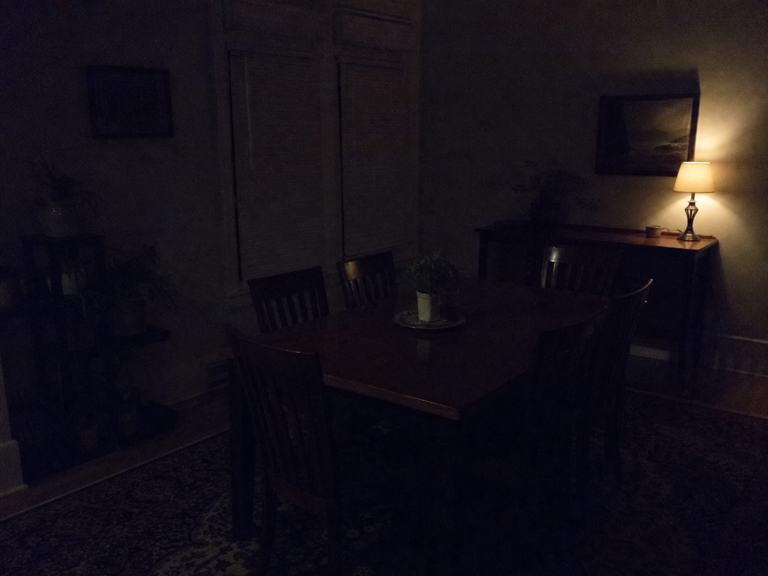
#> input picture tests/fixtures/local_benchmark/low-light-room.png, 768 x 576 px; its folder holds only this picture in this run
$ python -i subject_focus.py   (imports and definitions only)   (older library calls are emulated)
#> lines starting #> are read from the running program, lines starting #| are printed output that depends on the picture
from __future__ import annotations

import math
import time

import cv2
import numpy as np


# [97 lines left out: functions analyze_subject_focus, _laplacian_variance, _variance_score, not called in this run]


def _relative_focus_score(subject_variance: float, global_variance: float) -> float:
    ratio = max(1e-6, subject_variance) / max(1e-6, global_variance)
    return max(0.0, min(10.0, 5.0 + 2.5 * math.log2(ratio)))


# [28 lines left out: functions _normalize_patch, _crop_normalized, _expand_bbox, not called in this run]


def _clamp_bbox(bbox) -> list[float]:
    x1, y1, x2, y2 = [max(0.0, min(1.0, float(value))) for value in bbox]
    return [min(x1, x2), min(y1, y2), max(x1, x2), max(y1, y2)]


# [25 lines left out: functions _select_primary_face, _bbox_coverage, not called in this run]


def _saliency_bbox(gray: np.ndarray) -> list[float]:
    small = cv2.resize(gray, (64, 64), interpolation=cv2.INTER_AREA).astype(np.float32) / 255.0
    spectrum = np.fft.fft2(small)
    amplitude = np.abs(spectrum)
    log_amplitude = np.log(amplitude + 1e-8)
    residual = log_amplitude - cv2.blur(log_amplitude, (3, 3))
    saliency = np.abs(np.fft.ifft2(np.exp(residual + 1j * np.angle(spectrum)))) ** 2
    saliency = cv2.GaussianBlur(saliency.astype(np.float32), (5, 5), 0)
    total = float(saliency.sum())
    if total <= 0:
        return [0.2, 0.2, 0.8, 0.8]
    yy, xx = np.mgrid[0:64, 0:64]
    center_x = float((saliency * xx).sum() / total) / 63.0
    center_y = float((saliency * yy).sum() / total) / 63.0
    half = 0.24
    return _clamp_bbox([center_x - half, center_y - half, center_x + half, center_y + half])

>>> import cv2
>>> picture = cv2.imread('../../../tests/fixtures/local_benchmark/low-light-room.png', cv2.IMREAD_GRAYSCALE)
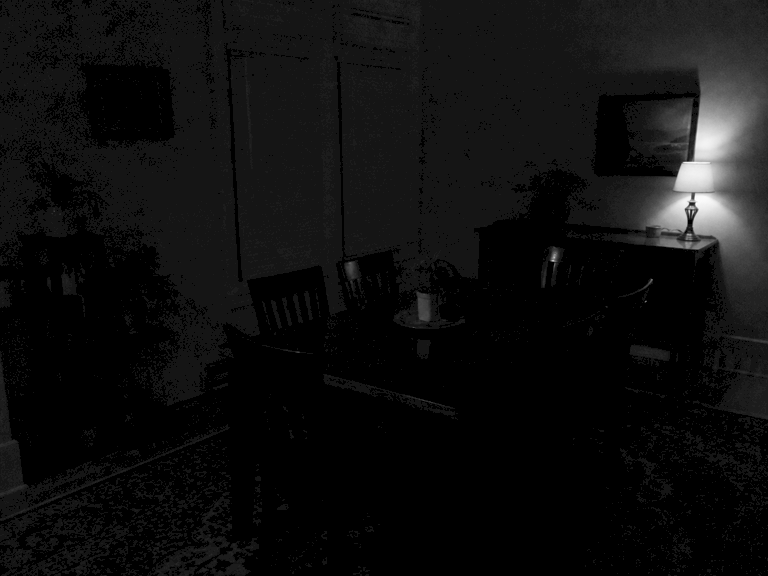
#> picture: shape (576, 768); min 0, max 254, mean 14.8
>>> result = _saliency_bbox(picture)
#> in _saliency_bbox, `small = cv2.resize(gray, (64, 64), interpolation=cv2.INTER_AREA).astyp..`:
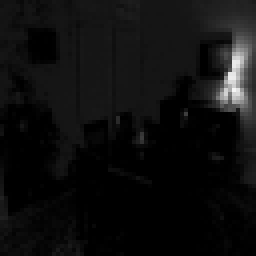
#> small: shape (64, 64) float32 (shown 4 times larger); min 0, max 0.961, mean 0.0579
#> in _saliency_bbox, `amplitude = np.abs(spectrum)`:
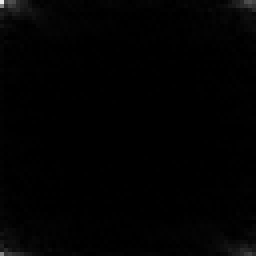
#> amplitude: shape (64, 64) float64 (shown 4 times larger); min 0.0214, max 237.2, mean 2.3
#> in _saliency_bbox, `log_amplitude = np.log(amplitude + 1e-8)`:
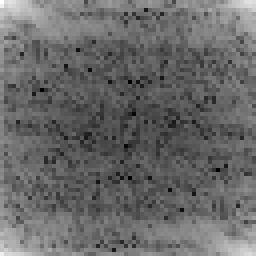
#> log_amplitude: shape (64, 64) float64 (shown 4 times larger); min -3.84, max 5.47, mean -0.00522; drawn with min black and max white
#> in _saliency_bbox, `residual = log_amplitude - cv2.blur(log_amplitude, (3, 3))`:
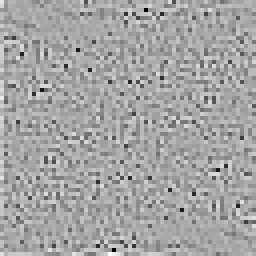
#> residual: shape (64, 64) float64 (shown 4 times larger); min -3.16, max 1.73, mean 0.00557; drawn with min black and max white
#> in _saliency_bbox, `saliency = np.abs(np.fft.ifft2(np.exp(residual + 1j * np.angle(spectru..`:
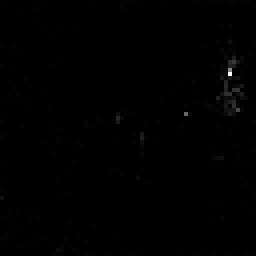
#> saliency: shape (64, 64) float64 (shown 4 times larger); min 1.33e-09, max 0.102, mean 0.000371; drawn with min black and max white
#> in _saliency_bbox, `saliency = cv2.GaussianBlur(saliency.astype(np.float32), (5, 5), 0)`:
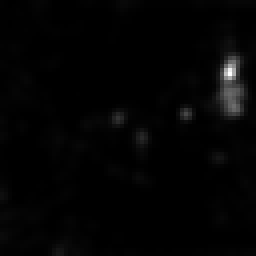
#> saliency: shape (64, 64) float32 (shown 4 times larger); min 1.78e-06, max 0.0232, mean 0.000365; drawn with min black and max white
#> in _saliency_bbox, `total = float(saliency.sum())`: total = 1.5
#> in _saliency_bbox, `center_x = float((saliency * xx).sum() / total) / 63.0`: center_x = 0.697
#> in _saliency_bbox, `center_y = float((saliency * yy).sum() / total) / 63.0`: center_y = 0.43
#> result = [0.457, 0.19, 0.937, 0.67]
